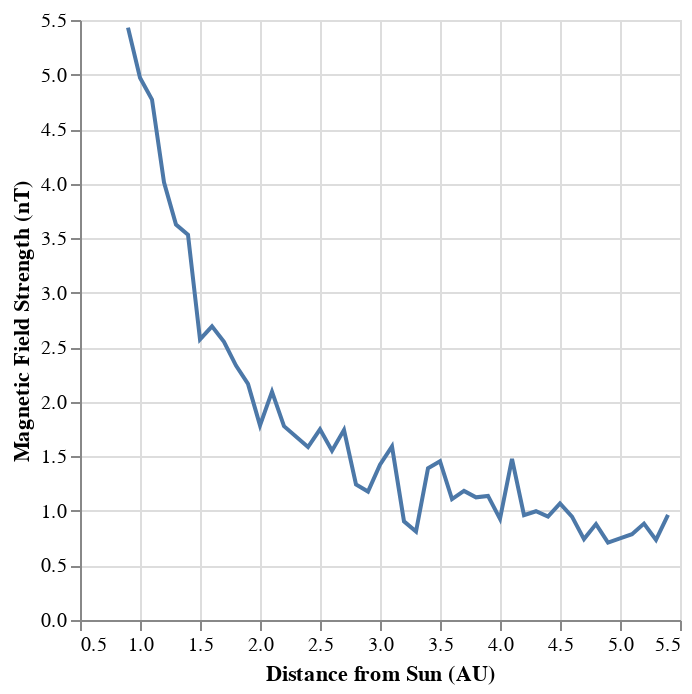

Notebook code for this chart:
### Code cell
alt.Chart(b_df).mark_line().encode(
    x=alt.X("binned_distance").title("Distance from Sun (AU)"),
    y=alt.Y("B_mean").title("Magnetic Field Strength (nT)"),
)

### Figure 1 — Vega specification as saved in the notebook (floating-point values rounded to 4 significant figures)
{"$schema": "https://vega.github.io/schema/vega/v5.json", "data": [{"name": "source_0", "values": [{"B_mean": 4.012, "binned_distance": 1.2}, {"B_mean": 1.586, "binned_distance": 2.4}, {"B_mean": 1.109, "binned_distance": 3.6}, {"B_mean": 0.8792, "binned_distance": 4.8}, {"B_mean": 2.549, "binned_distance": 1.7}, {"B_mean": 0.9968, "binned_distance": 4.3}, {"B_mean": 0.9479, "binned_distance": 4.6}, {"B_mean": 4.971, "binned_distance": 1.0}, {"B_mean": 2.165, "binned_distance": 1.9}, {"B_mean": 1.777, "binned_distance": 2.2}, {"B_mean": 1.391, "binned_distance": 3.4}, {"B_mean": 1.591, "binned_distance": 3.1}, {"B_mean": 1.784, "binned_distance": 2.0}, {"B_mean": 1.551, "binned_distance": 2.6}, {"B_mean": 3.531, "binned_distance": 1.4}, {"B_mean": 1.177, "binned_distance": 2.9}, {"B_mean": 1.125, "binned_distance": 3.8}, {"B_mean": 0.9039, "binned_distance": 3.2}, {"B_mean": 1.456, "binned_distance": 3.5}, {"B_mean": 0.9475, "binned_distance": 4.4}, {"B_mean": 1.477, "binned_distance": 4.1}, {"B_mean": 0.7344, "binned_distance": 5.3}, {"B_mean": 0.7419, "binned_distance": 4.7}, {"B_mean": 0.748, "binned_distance": 5.0}, {"B_mean": 2.332, "binned_distance": 1.8}, {"B_mean": 1.424, "binned_distance": 3.0}, {"B_mean": 4.771, "binned_distance": 1.1}, {"B_mean": 0.9601, "binned_distance": 4.2}, {"B_mean": 0.9626, "binned_distance": 5.4}, {"B_mean": 0.9274, "binned_distance": 4.0}, {"B_mean": 1.183, "binned_distance": 3.7}, {"B_mean": 0.709, "binned_distance": 4.9}, {"B_mean": 0.8838, "binned_distance": 5.2}, {"B_mean": 3.625, "binned_distance": 1.3}, {"B_mean": 2.692, "binned_distance": 1.6}, {"B_mean": 1.243, "binned_distance": 2.8}, {"B_mean": 1.747, "binned_distance": 2.5}, {"B_mean": 5.43, "binned_distance": 0.9}, {"B_mean": 2.572, "binned_distance": 1.5}, {"B_mean": 2.093, "binned_distance": 2.1}, {"B_mean": 1.743, "binned_distance": 2.7}, {"B_mean": 0.8109, "binned_distance": 3.3}, {"B_mean": 1.137, "binned_distance": 3.9}, {"B_mean": 1.068, "binned_distance": 4.5}, {"B_mean": 0.7869, "binned_distance": 5.1}]}, {"name": "source_0_x_domain_binned_distance", "values": [{"min": 0.9, "max": 5.4}]}, {"name": "source_0_y_domain_B_mean", "values": [{"min": 0.709, "max": 5.43}]}], "marks": [{"type": "line", "name": "marks", "from": {"data": "source_0"}, "sort": {"field": "datum[\"binned_distance\"]"}, "encode": {"update": {"stroke": {"value": "#4c78a8"}, "y": {"field": "B_mean", "scale": "y"}, "x": {"field": "binned_distance", "scale": "x"}, "defined": {"signal": "isValid(datum[\"binned_distance\"]) && isFinite(+datum[\"binned_distance\"]) && isValid(datum[\"B_mean\"]) && isFinite(+datum[\"B_mean\"])"}, "description": {"signal": "\"Distance from Sun (AU): \" + (format(datum[\"binned_distance\"], \"\")) + \"; Magnetic Field Strength (nT): \" + (format(datum[\"B_mean\"], \"\"))"}}}, "style": ["line"]}], "scales": [{"name": "x", "type": "linear", "domain": [{"signal": "(data(\"source_0_x_domain_binned_distance\")[0] || {}).min"}, {"signal": "(data(\"source_0_x_domain_binned_distance\")[0] || {}).max"}], "range": [0, {"signal": "width"}], "nice": true, "zero": false}, {"name": "y", "type": "linear", "domain": [{"signal": "(data(\"source_0_y_domain_B_mean\")[0] || {}).min"}, {"signal": "(data(\"source_0_y_domain_B_mean\")[0] || {}).max"}], "range": [{"signal": "height"}, 0], "zero": true, "nice": true}], "axes": [{"scale": "x", "domain": false, "aria": false, "tickCount": {"signal": "ceil(width/40)"}, "gridScale": "y", "ticks": false, "minExtent": 0, "labels": false, "maxExtent": 0, "orient": "bottom", "grid": true, "zindex": 0}, {"scale": "y", "gridScale": "x", "aria": false, "minExtent": 0, "ticks": false, "maxExtent": 0, "domain": false, "tickCount": {"signal": "ceil(height/40)"}, "zindex": 0, "orient": "left", "labels": false, "grid": true}, {"scale": "x", "zindex": 0, "labelFlush": true, "orient": "bottom", "grid": false, "labelOverlap": true, "title": "Distance from Sun (AU)", "tickCount": {"signal": "ceil(width/40)"}}, {"scale": "y", "tickCount": {"signal": "ceil(height/40)"}, "labelOverlap": true, "grid": false, "title": "Magnetic Field Strength (nT)", "zindex": 0, "orient": "left"}], "height": 300, "padding": 5, "width": 300, "background": "white", "style": "cell"}
